Frame 1 (no input): blank canvas, image omitted
Frame 60 (no input): blank canvas, image omitted
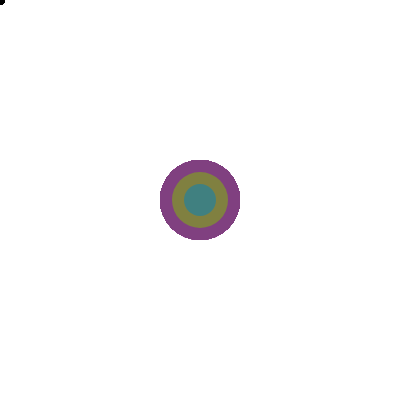
Frame 120 (the mouse pressed at the canvas centre since frame 60)

The p5.js sketch whose frames 1 and 60 were blank and that drew this single picture after the mouse press (run headless with seeded random() and noise() and a simulated clock; from frame 60 on, the mouse is pressed at the canvas centre):

// p5.js sketch
// ── sketch.js
var eSize;
var lSize;

function setup() {
  createCanvas(400, 400);
  background(255);
}

function draw() {
  //background(240);
  strokeWeight(4);

  noStroke();

  var cal1 = map(mouseX, 0, 400, 0, 255);
  var cal2 = map(mouseY, 0, 400, 0, 128);
  var cal3 = map((mouseX+mouseY)/2, 0, 400, 0, 255);
  var newVal2 = map(mouseY, 0,height,10,150);

  fill(cal1, cal2, cal3);
  ellipse(mouseX, mouseY, newVal2, newVal2);
  
  fill(cal3, cal1, cal2);
  ellipse(mouseX, mouseY, newVal2*0.7, newVal2*0.7);
  
  
  fill(cal2, cal3, cal1);
  ellipse(mouseX, mouseY, newVal2*0.4, newVal2*0.4);
}
